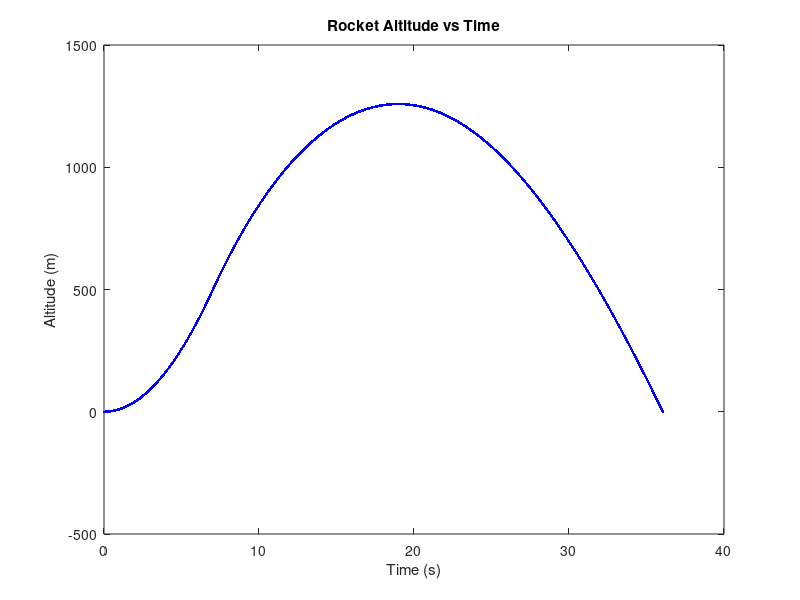

This chart was generated by the following MATLAB code: (Note: this script raises an error after producing the figure.)
%% Just Kinematic Equations
clc
clear

thrust = 900;
mass = 30;
g = 9.81;
burn_time = 7;

fs = 100;

t = 0;
altitude = 0;
time = 0;
velocity = 0;
weight = mass * g;
drag = 0;
cd = 0.75;
density = 1.225;
area = ((0.1524^2)/4)*3.14159;

net_force = [];
accel = [];
drag = 0;
while(true)
    
    %After burnout
    if(t(end) > burn_time)
        thrust = [thrust 0];
    else
        thrust = [thrust thrust(end)];
    end
    
    %Free Body Diagram Equations
    net_force = [net_force (thrust(end) - weight(end) - drag(end))];
    accel = [accel net_force(end) / mass(end)];
    altitude = [altitude altitude(end) + velocity(end)*(1/fs) + 0.5*accel(end)*(1/fs)^2];
    velocity = [velocity velocity(end) + accel(end)/fs];

    if(altitude(end) < 0)
        break;
    end
    
    if(t(end) <= burn_time)
        mass = [mass mass(end) - 0.4059/fs];
    else
        mass = [mass mass(end)];
    end

    weight = [weight mass(end)*g];

    drag_i = 0.5*density*(velocity(end-1)^2)*cd*area;
    if(velocity(end) < 0)
        drag_i = -drag_i;
    end
    
    drag = [drag drag_i];

    t = [t t(end) + 1/fs];
end

[max_alt, max_alt_idx] = max(altitude);
max_vel = max(velocity);

plot(t, altitude(2:end), '.-b')
hold on
title("Rocket Altitude vs Time")
xlabel("Time (s)")
ylabel("Altitude (m)")



time_steps = [0, burn_time, t(max_alt_idx), t(end)];
xregion(time_steps(1), time_steps(2), FaceColor = "red");
xregion(time_steps(2), time_steps(3), FaceColor = "green");
xregion(time_steps(3), time_steps(4), FaceColor = "yellow");

legend("Rocket Altitude", "Burn", "Coast", "Descent")

hold off

disp("Rocket Simulation Completed.")
disp("Thrust: " + thrust(1) + " N")
disp("Burn Time: " + burn_time + " s")
disp("Max Altitude: " + max_alt + " m")
disp("Max Velocity: " + max_vel + " m/s")

